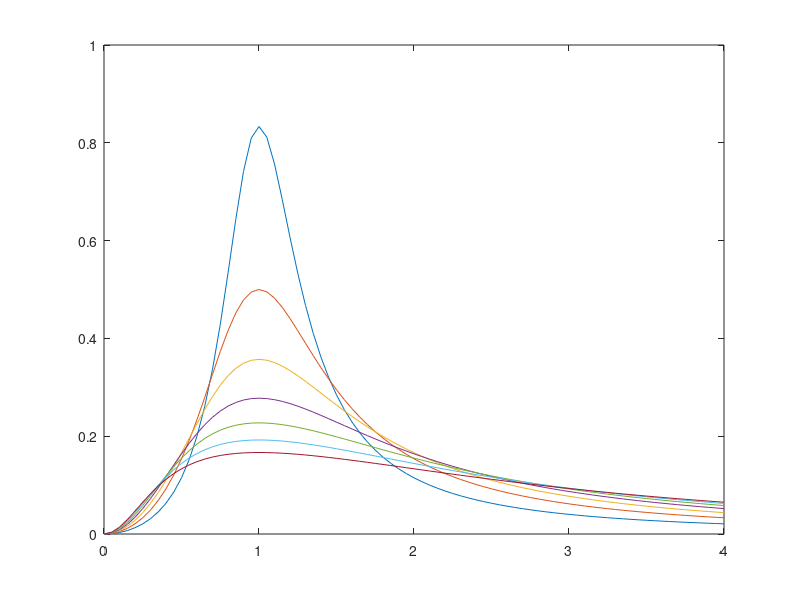

MATLAB code for this plot: (Note: this script raises an error after producing the figure.)
clc
clear all

r = 0:0.05:4;
E = 0.3;
P = E*(r.^2)./(((1 - (r.^2)).^2)+(2*E*r).^2);
plot(r,P);
hold on

E = 0.5;
P = E*(r.^2)./(((1 - (r.^2)).^2)+(2*E*r).^2);
plot(r,P);
hold on

E = 0.7;
P = E*(r.^2)./(((1 - (r.^2)).^2)+(2*E*r).^2);
plot(r,P);
hold on

E = 0.9;
P = E*(r.^2)./(((1 - (r.^2)).^2)+(2*E*r).^2);
plot(r,P);
hold on

E = 1.1;
P = E*(r.^2)./(((1 - (r.^2)).^2)+(2*E*r).^2);
plot(r,P);
hold on

E = 1.3;
P = E*(r.^2)./(((1 - (r.^2)).^2)+(2*E*r).^2);
plot(r,P);
hold on

E = 1.5;
P = E*(r.^2)./(((1 - (r.^2)).^2)+(2*E*r).^2);
plot(r,P);
hold on
h = vline(1,'r','r = 1')
hold on
title("Average Power Ratio agsinst Frequency Ratio");
xlabel("Frequency Ratio (r)");
ylabel("Average Normalized Power");
legend("E = 0.3","E = 0.5","E = 0.7","E = 0.9","E = 1.1","E = 1.3","E = 1.5");

